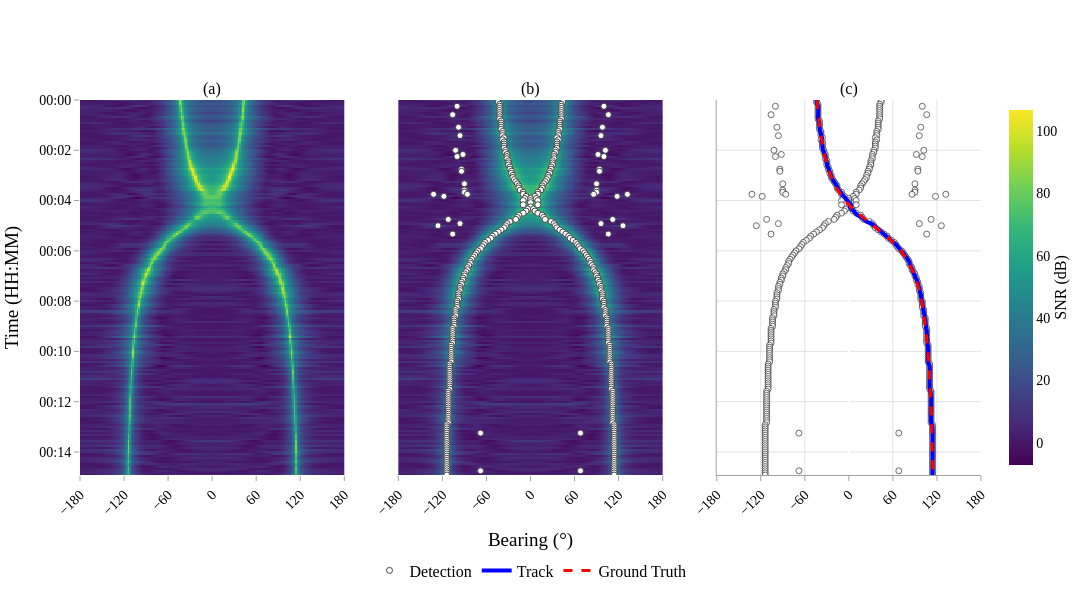

Notebook source saved alongside this figure:
### Code cell
from plotly.subplots import make_subplots

det_x = []
det_y = []

for _, detections in all_detections:
    for det in detections:
        det_x.append(np.rad2deg(det.state_vector[0]))
        det_y.append(det.timestamp)

track_x = [np.rad2deg(state.state_vector[0]) for state in track]
track_y = [state.timestamp for state in track]

gt_x = [np.rad2deg(state.state_vector[0]) for state in relative_bearing_ground_truth]
gt_y = [state.timestamp for state in relative_bearing_ground_truth]

fig = make_subplots(
    rows=1, cols=3, shared_xaxes=True, shared_yaxes=True, horizontal_spacing=0.06,
    subplot_titles=["(a)", "(b)", "(c)"]
)

fig.add_trace(
    go.Heatmap(
        z=snr_map,
        y=timesteps,
        x=np.rad2deg(BF_PARAMS["steering_azimuths_rad"]),
        colorscale="Viridis",
        colorbar=dict(
            title=dict(text="SNR (dB)", side="right", font=dict(size=16)),
            thickness=24,
            len=1.0,
            tickfont=dict(size=14),
        ),
    ),
    row=1, col=1
)

fig.add_trace(
    go.Heatmap(
        z=snr_map,
        y=timesteps,
        x=np.rad2deg(BF_PARAMS["steering_azimuths_rad"]),
        colorscale="Viridis",
        showscale=False
    ),
    row=1, col=2
)

fig.add_trace(
    go.Scatter(
        x=det_x,
        y=det_y,
        mode="markers",
        name="Detection",
        marker=dict(
            size=6,
            line=dict(width=1),
            color="white",
            opacity=1.0,
        ),
        hovertemplate="Bearing: %{x:.1f}°<br>Time: %{y|%H:%M:%S}<extra></extra>",
    ),
    row=1, col=2
)

fig.add_trace(
    go.Scatter(
        x=det_x,
        y=det_y,
        mode="markers",
        name="Detection",
        showlegend=False,
        marker=dict(
            size=6,
            line=dict(width=1),
            color="white",
            opacity=0.8,
        ),
        hovertemplate="Bearing: %{x:.1f}°<br>Time: %{y|%H:%M:%S}<extra></extra>",
    ),
    row=1, col=3
)

fig.add_trace(
    go.Scatter(
        x=track_x,
        y=track_y,
        mode="lines",
        name="Track",
        line=dict(color="blue", width=4),
        hovertemplate="Bearing: %{x:.1f}°<br>Time: %{y|%H:%M:%S}<extra></extra>",
    ),
    row=1, col=3
)

fig.add_trace(
    go.Scatter(
        x=gt_x,
        y=gt_y,
        mode="lines",
        name="Ground Truth",
        line=dict(color="red", width=3, dash="dash"),
        hovertemplate="Bearing: %{x:.1f}°<br>Time: %{y|%H:%M:%S}<extra></extra>",
    ),
    row=1, col=3
)

fig.update_xaxes(
    range=[-180, 180],
    tickmode="linear",
    tick0=-180,
    dtick=60,
    tickangle=-45,
    tickfont=dict(size=14),
    showgrid=True,
    gridcolor="rgba(200, 200, 200, 0.5)",
    title="Bearing (°)",
    ticks="outside",
    tickcolor="rgba(160, 160, 160, 1.0)"
)
fig.update_xaxes(title="", col=1)
fig.update_xaxes(
    title="",
    col=3,
    showline=True,
    linewidth=1,
    linecolor="rgba(160, 160, 160, 1.0)"
)

fig.update_yaxes(
    range=[timesteps[-1], timesteps[0]],
    showgrid=True,
    gridcolor="rgba(200, 200, 200, 0.5)",
    tickformat="%H:%M",
    tickfont=dict(size=14),
    autorange=False,
    title="Time (HH:MM)",
    tickcolor="rgba(160, 160, 160, 1.0)"
)
fig.update_yaxes(ticks="outside", col=1)
fig.update_yaxes(showticklabels=False, title="", col=2)
fig.update_yaxes(
    showticklabels=False,
    title="",
    col=3,
    showline=True,
    linewidth=1,
    linecolor="rgba(160, 160, 160, 1.0)"
)

fig.update_layout(
    width=1200,
    height=600,
    margin=dict(b=100),
    font=dict(family="Times New Roman", size=16, color="black"),
    showlegend=True,
    legend=dict(
        x=0.5,
        y=-0.3,
        xanchor="center",
        yanchor="bottom",
        bgcolor="rgba(255,255,255,0.0)",
        borderwidth=0,
        orientation="h"
    ),
    plot_bgcolor="white",
    paper_bgcolor="white",
)

fig.show()

fig.write_image("figs/st_bf_tracker.pdf", scale=1, width=1200, height=600)

### Figure 1 — Plotly figure (JSON) as saved in the notebook; plotly's stock layout.template omitted (floating-point values rounded to 4 significant figures; data arrays with more than 128 entries replaced by an {"elided": "..."} marker saying what was removed)
{"data": [{"colorbar": {"len": 1, "thickness": 24, "tickfont": {"size": 14}, "title": {"font": {"size": 16}, "side": "right", "text": "SNR (dB)"}}, "colorscale": [[0, "#440154"], [0.1111, "#482878"], [0.2222, "#3e4989"], [0.3333, "#31688e"], [0.4444, "#26828e"], [0.5556, "#1f9e89"], [0.6667, "#35b779"], [0.7778, "#6ece58"], [0.8889, "#b5de2b"], [1, "#fde725"]], "type": "heatmap", "x": {"elided": "181 float values"}, "xaxis": "x", "y": {"elided": "180 str values"}, "yaxis": "y", "z": {"elided": "180x181 float values"}}, {"colorscale": [[0, "#440154"], [0.1111, "#482878"], [0.2222, "#3e4989"], [0.3333, "#31688e"], [0.4444, "#26828e"], [0.5556, "#1f9e89"], [0.6667, "#35b779"], [0.7778, "#6ece58"], [0.8889, "#b5de2b"], [1, "#fde725"]], "showscale": false, "type": "heatmap", "x": {"elided": "181 float values"}, "xaxis": "x2", "y": {"elided": "180 str values"}, "yaxis": "y2", "z": {"elided": "180x181 float values"}}, {"hovertemplate": "Bearing: %{x:.1f}°<br>Time: %{y|%H:%M:%S}<extra></extra>", "marker": {"color": "white", "line": {"width": 1}, "opacity": 1, "size": 6}, "mode": "markers", "name": "Detection", "type": "scatter", "x": {"elided": "402 float values"}, "xaxis": "x2", "y": {"elided": "402 str values"}, "yaxis": "y2"}, {"hovertemplate": "Bearing: %{x:.1f}°<br>Time: %{y|%H:%M:%S}<extra></extra>", "marker": {"color": "white", "line": {"width": 1}, "opacity": 0.8, "size": 6}, "mode": "markers", "name": "Detection", "showlegend": false, "type": "scatter", "x": {"elided": "402 float values"}, "xaxis": "x3", "y": {"elided": "402 str values"}, "yaxis": "y3"}, {"hovertemplate": "Bearing: %{x:.1f}°<br>Time: %{y|%H:%M:%S}<extra></extra>", "line": {"color": "blue", "width": 4}, "mode": "lines", "name": "Track", "type": "scatter", "x": {"elided": "181 float values"}, "xaxis": "x3", "y": {"elided": "181 str values"}, "yaxis": "y3"}, {"hovertemplate": "Bearing: %{x:.1f}°<br>Time: %{y|%H:%M:%S}<extra></extra>", "line": {"color": "red", "dash": "dash", "width": 3}, "mode": "lines", "name": "Ground Truth", "type": "scatter", "x": {"elided": "180 float values"}, "xaxis": "x3", "y": {"elided": "180 str values"}, "yaxis": "y3"}], "layout": {"annotations": [{"font": {"size": 16}, "showarrow": false, "text": "(a)", "x": 0.1467, "xanchor": "center", "xref": "paper", "y": 1, "yanchor": "bottom", "yref": "paper"}, {"font": {"size": 16}, "showarrow": false, "text": "(b)", "x": 0.5, "xanchor": "center", "xref": "paper", "y": 1, "yanchor": "bottom", "yref": "paper"}, {"font": {"size": 16}, "showarrow": false, "text": "(c)", "x": 0.8533, "xanchor": "center", "xref": "paper", "y": 1, "yanchor": "bottom", "yref": "paper"}], "font": {"color": "black", "family": "Times New Roman", "size": 16}, "height": 600, "legend": {"bgcolor": "rgba(255,255,255,0.0)", "borderwidth": 0, "orientation": "h", "x": 0.5, "xanchor": "center", "y": -0.3, "yanchor": "bottom"}, "margin": {"b": 100}, "paper_bgcolor": "white", "plot_bgcolor": "white", "showlegend": true, "width": 1200, "xaxis": {"anchor": "y", "domain": [0, 0.2933], "dtick": 60, "gridcolor": "rgba(200, 200, 200, 0.5)", "range": [-180, 180], "showgrid": true, "tick0": -180, "tickangle": -45, "tickcolor": "rgba(160, 160, 160, 1.0)", "tickfont": {"size": 14}, "tickmode": "linear", "ticks": "outside", "title": {"text": ""}}, "xaxis2": {"anchor": "y2", "domain": [0.3533, 0.6467], "dtick": 60, "gridcolor": "rgba(200, 200, 200, 0.5)", "range": [-180, 180], "showgrid": true, "tick0": -180, "tickangle": -45, "tickcolor": "rgba(160, 160, 160, 1.0)", "tickfont": {"size": 14}, "tickmode": "linear", "ticks": "outside", "title": {"text": "Bearing (°)"}}, "xaxis3": {"anchor": "y3", "domain": [0.7067, 1], "dtick": 60, "gridcolor": "rgba(200, 200, 200, 0.5)", "linecolor": "rgba(160, 160, 160, 1.0)", "linewidth": 1, "range": [-180, 180], "showgrid": true, "showline": true, "tick0": -180, "tickangle": -45, "tickcolor": "rgba(160, 160, 160, 1.0)", "tickfont": {"size": 14}, "tickmode": "linear", "ticks": "outside", "title": {"text": ""}}, "yaxis": {"anchor": "x", "autorange": false, "domain": [0, 1], "gridcolor": "rgba(200, 200, 200, 0.5)", "range": ["2026-02-09T00:14:55", "2026-02-09T00:00:00"], "showgrid": true, "tickcolor": "rgba(160, 160, 160, 1.0)", "tickfont": {"size": 14}, "tickformat": "%H:%M", "ticks": "outside", "title": {"text": "Time (HH:MM)"}}, "yaxis2": {"anchor": "x2", "autorange": false, "domain": [0, 1], "gridcolor": "rgba(200, 200, 200, 0.5)", "matches": "y", "range": ["2026-02-09T00:14:55", "2026-02-09T00:00:00"], "showgrid": true, "showticklabels": false, "tickcolor": "rgba(160, 160, 160, 1.0)", "tickfont": {"size": 14}, "tickformat": "%H:%M", "title": {"text": ""}}, "yaxis3": {"anchor": "x3", "autorange": false, "domain": [0, 1], "gridcolor": "rgba(200, 200, 200, 0.5)", "linecolor": "rgba(160, 160, 160, 1.0)", "linewidth": 1, "matches": "y", "range": ["2026-02-09T00:14:55", "2026-02-09T00:00:00"], "showgrid": true, "showline": true, "showticklabels": false, "tickcolor": "rgba(160, 160, 160, 1.0)", "tickfont": {"size": 14}, "tickformat": "%H:%M", "title": {"text": ""}}}}
